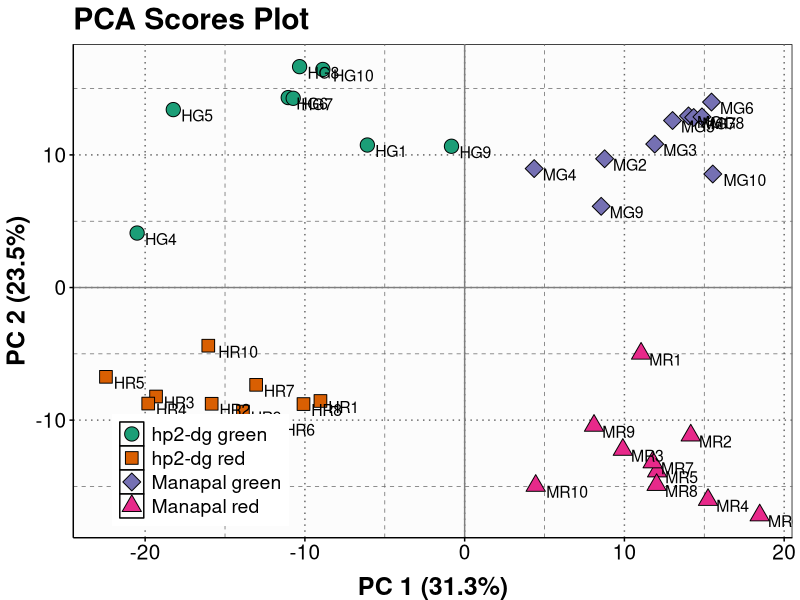
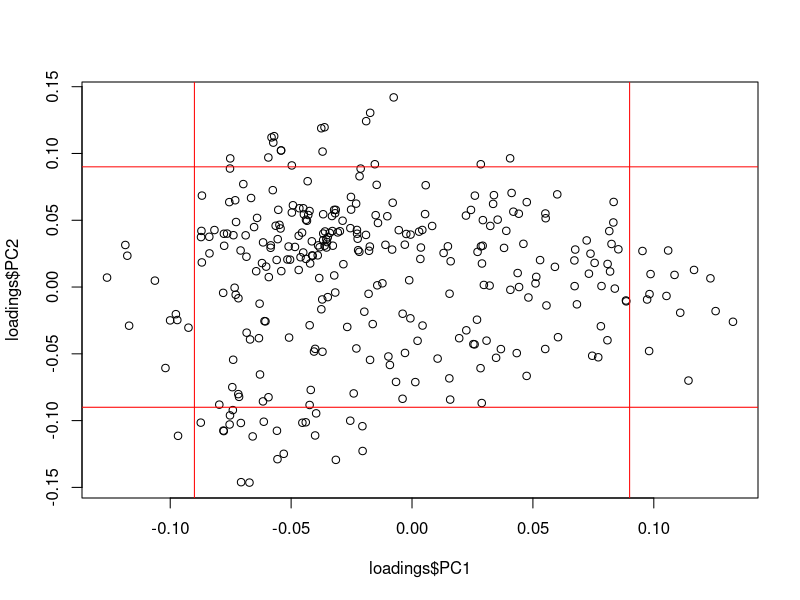
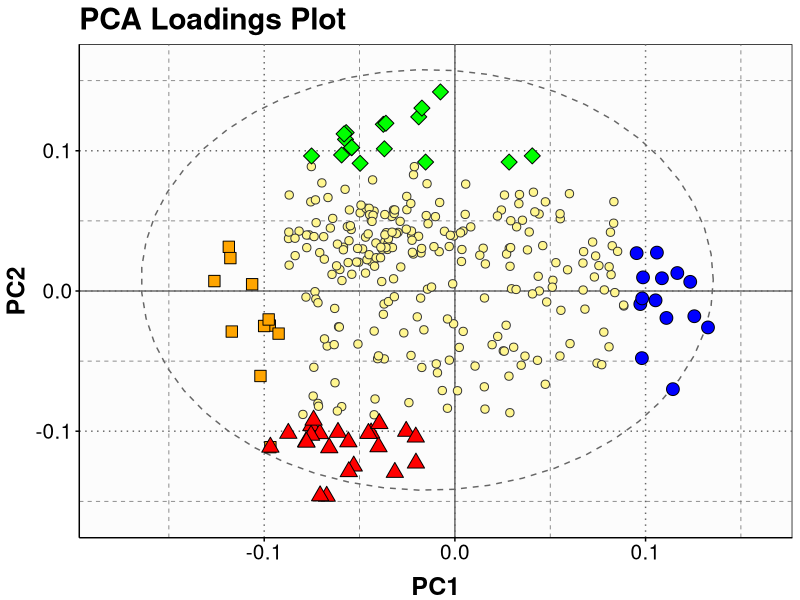
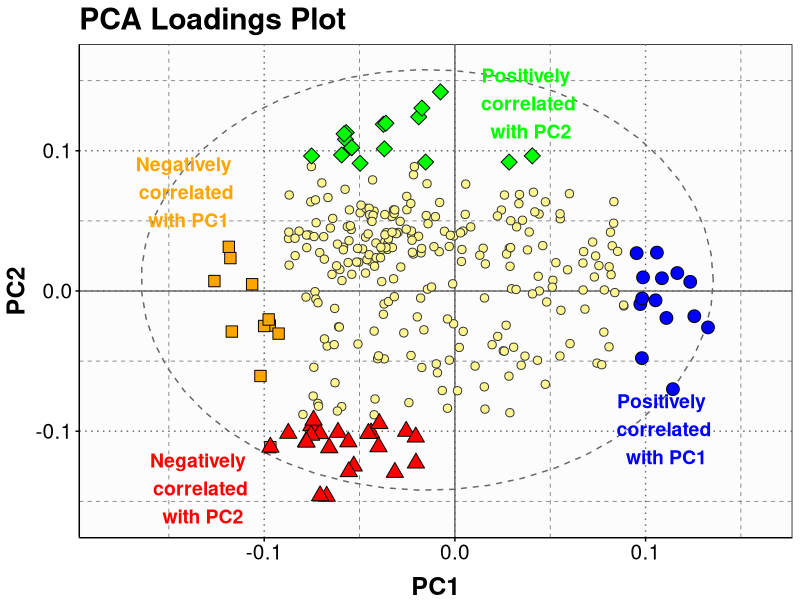
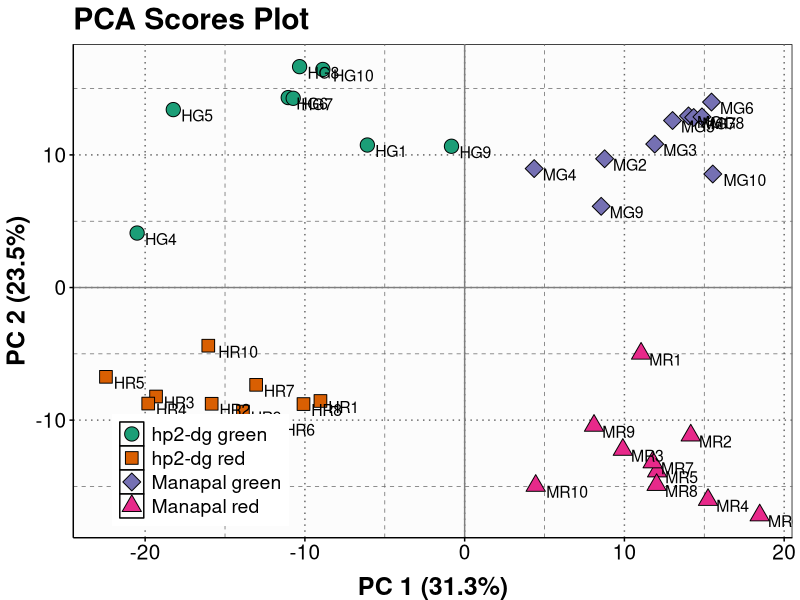
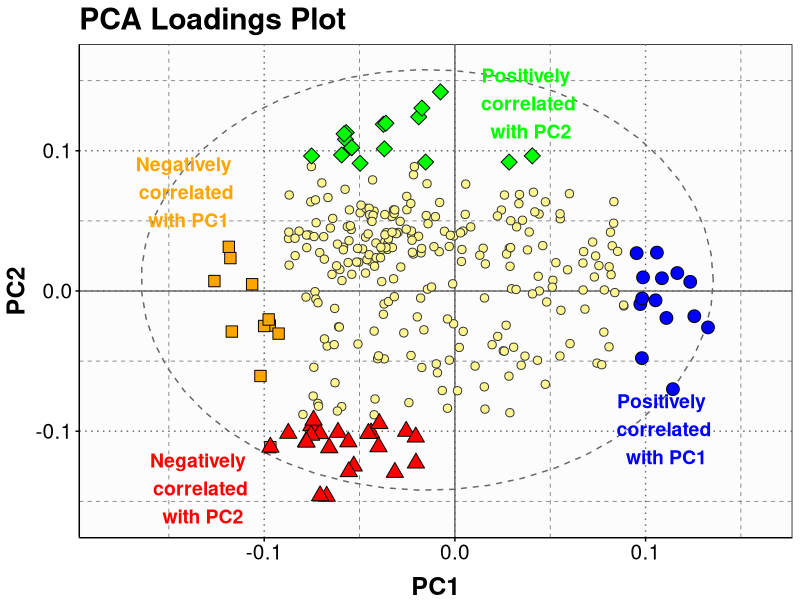

Here is the R script that generated these plots, in order:
###############################################################
# Make PCA scores and loadings plots with ggplot2
###############################################################

# This script will produce a scores plot and loadings plot from 
# the output of PCA using the ggplot2 package.  Refer to the 
# PCA.process.R file to see how the data were generated.

# The following files need to be placed in the working directory:
# pca_scores.csv
# pca_scree.csv
# pca_loadings.csv

# Set working directory
setwd("~/R/pca/")

######################
# Scores plot
######################

# import scores matrix
data <- read.csv("pca_scores.csv", header=T)

# subset to include only PC1 to PC3 scores
data <- data[, c(1:4)]

# look at first few rows
data[1:6,1:4]

# Get variance percentages for first 3 PC's
screedat <- read.csv("pca_scree.csv", header=T)
var1 <- round(screedat[2,2:4] * 100, 1)

# Change "X" column to "Sample"
colnames(data)[colnames(data)=="X"] <- "Sample"

# Add Group label to the data frame
Group <- c(rep("hp2-dg green", 8),
           rep("Manapal green", 10),
           rep("hp2-dg red", 10),
           rep("Manapal red", 10))

data <- cbind(data, Group)

# install ggplot2 (can skip if already installed)
install.packages("ggplot2")

# load ggplot2
library(ggplot2)

# Make custom theme for ggplot
my.theme <- theme(axis.text = element_text(colour="black", size=15),
                  text = element_text(size=16),
                  title = element_text(size=18, face="bold", vjust=2),
                  panel.background = element_rect(fill = 'gray99',
                                                  colour = "black", 
                                                  size=0.5),
                  axis.title.x=  element_text(vjust=-0.45),
                  axis.title.y = element_text(vjust=1.2),
                  axis.ticks = element_line(colour="black"),
                  axis.line = element_line(),
                  panel.grid.major = element_line(colour = "gray40", linetype="dotted"),
                  panel.grid.minor = element_line(colour = "gray40", linetype="dashed"),
                  legend.justification=c(1,1),
                  legend.position=c(1,1),
                  legend.title=element_blank(),
                  legend.text = element_text(size = 14))

# check variances for PC1 and PC2
var1

# Calculate 95% ellipse values for PC1,PC2
library(ellipse)
centroids <- aggregate(cbind(PC1,PC2)~Group,data,mean)
conf.rgn1  <- do.call(rbind,lapply(unique(data$Group),function(t)
  data.frame(Group=as.character(t),
             ellipse(cov(data[data$Group==t,2:3]),
                     centre=as.matrix(centroids[t,2:3]),
                     level=0.95),
             stringsAsFactors=FALSE)))

# make plot for PC1 vs. PC2
g1 <-
  ggplot(data, aes(PC1, PC2)) +
  geom_hline(yintercept = 0, colour = "gray50") +
  geom_vline(xintercept = 0, colour = "gray50") +
  geom_polygon(data=conf.rgn1,
               aes(fill=Group), colour="black", alpha = 0.2, 
               linetype="blank", show.legend=FALSE) +
  geom_point(aes(shape=Group, bg=Group), colour="black", size=4.5) +
  geom_text(aes(label=data$Sample), colour="black", 
            size=4, hjust=-0.25, vjust=1) +
  scale_fill_brewer(palette = "Dark2") +
  scale_shape_manual(values=c(21,22,23,24)) +
  ggtitle("PCA Scores Plot") +
  xlab("PC 1 (31.3%)") +
  ylab("PC 2 (23.5%)") +
  my.theme +
  theme(legend.position=c(0.30,0.25))
  
# draw scores plot
g1

# save as png file
png(file="scores.plot.png", height=2400, width=2800, res=350)
g1
dev.off()

######################
# Loadings plot
######################

# Import loadings matrix
loadings <- read.csv("pca_loadings.csv", header=T)

# subset to include only PC1 to PC3 loadings
loadings <- loadings[, c(1:4)]

# look at first few rows
loadings[1:6,1:4]

# Change "X" column to "Variable"
colnames(loadings)[colnames(loadings)=="X"] <- "Variable"

# make a quick loadings plot
plot(loadings$PC1, loadings$PC2)

# add lines for cutoff values
abline(v=0.09, col="red")
abline(v=-0.09, col="red")
abline(h=0.09, col="red")
abline(h=-0.09, col="red")

# Create new column based on PC1 loadings
loadings$pc1.change <-
  ifelse(loadings$PC1 > 0.09,"UP",
         ifelse(loadings$PC1 < -0.09,"DOWN",
                "zeit"))

# Create new column based on PC2 loadings
loadings$pc2.change <-
  ifelse(loadings$PC2 > 0.09,"UP",
         ifelse(loadings$PC2 < -0.09,"DOWN",
                "zeit"))

# Create label column for PC1 loadings
loadings$pc1.label <-
  ifelse(loadings$PC1 > 0.09, as.character(loadings$Variable),
         ifelse(loadings$PC1 < -0.09, as.character(loadings$Variable),
                "null"))

# Create label column for PC2 loadings
loadings$pc2.label <-
  ifelse(loadings$PC2 > 0.09, as.character(loadings$Variable),
         ifelse(loadings$PC2 < -0.09, as.character(loadings$Variable),
                "null"))

# subset significant loadings
loadings.sig <- subset(loadings,
                       PC1 > 0.09 | PC1 < -0.09 |
                         PC2 > 0.09 | PC2 < -0.09)

library(plyr)

# use the "arrange" function in the plyr package to sort
loadings.sig <- arrange(loadings.sig, pc1.change, pc2.change)

# Write the results to file 
write.csv(loadings.sig, "significant_loadings.csv", row.names=F)

# make loadings plot
g2 <-
  ggplot(loadings, aes(PC1, PC2)) +
  geom_hline(yintercept = 0, colour = "gray40") +
  geom_vline(xintercept = 0, colour = "gray40") +
  geom_point(size=2.5, pch=21, color="gray20", bg="khaki1") +
  stat_ellipse(level=0.15, colour="gray40", linetype="dashed", type="euclid") +
  geom_point(data=subset(loadings, pc1.change=="UP"),
             size=4, pch=21, color="black", bg="blue") +
  geom_point(data=subset(loadings, pc1.change=="DOWN"),
             size=4, pch=22, color="black", bg="orange") +
  geom_point(data=subset(loadings, pc2.change=="UP"),
             size=4, pch=23, color="black", bg="green") +
  geom_point(data=subset(loadings, pc2.change=="DOWN"),
             size=4, pch=24, color="black", bg="red") +
  scale_x_continuous(limits = c(-0.18, 0.16)) +
  scale_y_continuous(limits = c(-0.16, 0.16)) +
  ggtitle("PCA Loadings Plot") +
  my.theme

# draw loadings plot
g2

# add text annotations using the grid package
library(grid)

PC1.pos <- grobTree(textGrob("Positively \n correlated \n with PC1",
                             x=0.82, y=0.22, gp=gpar(col="blue", fontsize=14, fontface="bold")))
PC1.neg <- grobTree(textGrob("Negatively \n correlated \n with PC1",
                             x=0.15, y=0.7, gp=gpar(col="orange", fontsize=14, fontface="bold")))
PC2.pos <- grobTree(textGrob("Positively \n correlated \n with PC2",
                             x=0.63, y=0.88, gp=gpar(col="green", fontsize=14, fontface="bold")))
PC2.neg <- grobTree(textGrob("Negatively \n correlated \n with PC2",
                             x=0.17, y=0.1, gp=gpar(col="red", fontsize=14, fontface="bold")))

g2a <-
  g2 +
  annotation_custom(PC1.pos) +
  annotation_custom(PC1.neg) +
  annotation_custom(PC2.pos) +
  annotation_custom(PC2.neg)

g2a

# save as png file
png(file="loadings.plot.png", height=2400, width=2800, res=350)
g2a
dev.off()

# end
